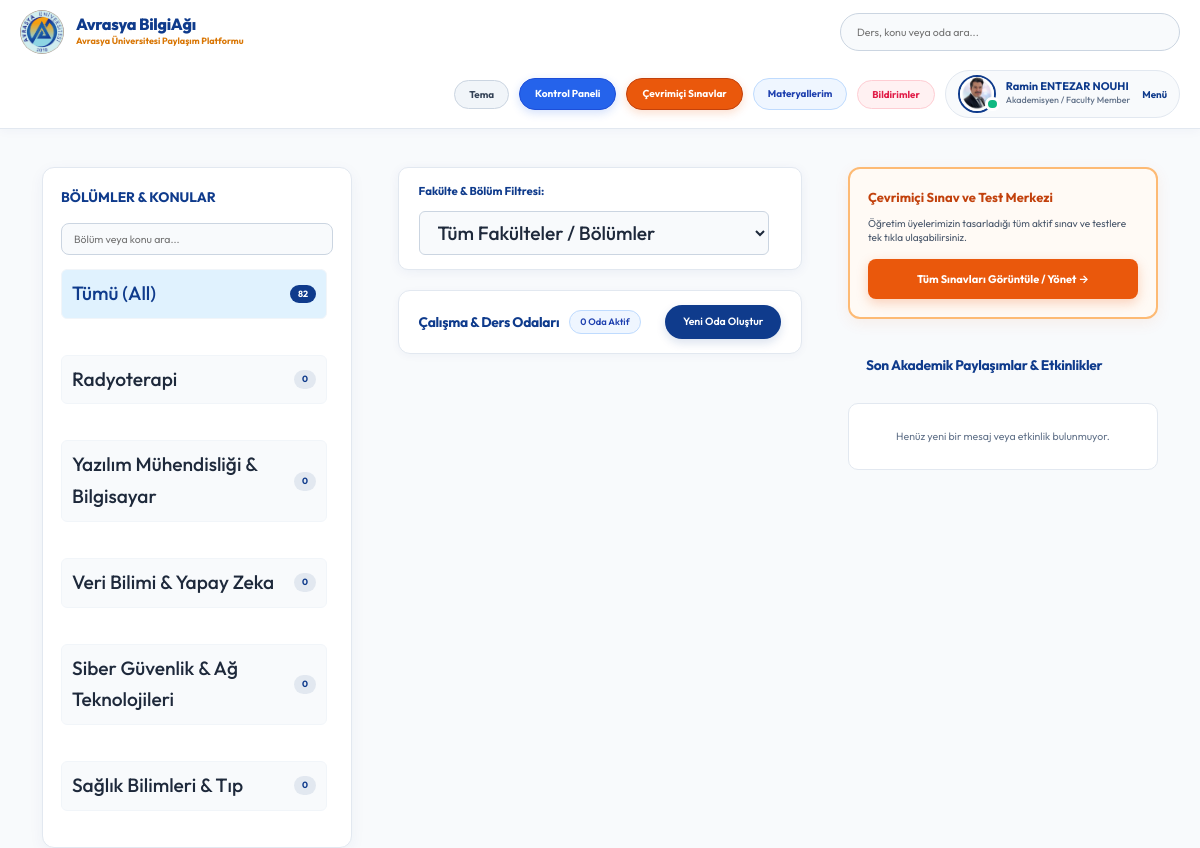
The page /?q=Radyoterapi (signed in) on the database its author committed.
### base/models.py (models this page shows, shortened)
class User(AbstractUser):
    name = models.CharField(max_length=200, null=True, verbose_name="Ad Soyad")
    email = models.EmailField(unique=True, null=True, verbose_name="E-Posta Adresi")
    bio = models.TextField(null=True, verbose_name="Hakkımda (Biyografi)")
    avatar = models.ImageField(null=True, default="avatar.svg", verbose_name="Profil Fotoğrafı (Avatar)")
    student_id = models.CharField(max_length=50, null=True, blank=True, verbose_name="Öğrenci / Sicil No")
    department = models.CharField(max_length=100, choices=DEPARTMENT_CHOICES, default='Genel / Diğer', verbose_name="Fakülte / Bölüm")
    role = models.CharField(max_length=20, choices=ROLE_CHOICES, default='student', verbose_name="Akademik Rol")
    github_link = models.URLField(max_length=255, null=True, blank=True, verbose_name="GitHub Profili")
    linkedin_link = models.URLField(max_length=255, null=True, blank=True, verbose_name="LinkedIn Profili")
    objects = CustomUserManager()
    USERNAME_FIELD = 'email'
    REQUIRED_FIELDS = ['username']
    @property
    def unread_notifications_count(self):
        return self.notifications.filter(is_read=False).count()
    @property
    def unread_notifications(self):
        return self.notifications.filter(is_read=False)

class Topic(models.Model):
    name = models.CharField(max_length=200)

### base/views.py (the view, shortened to what this page needs)
# urls.py: path('', views.home, name="home"),
@login_required(login_url='login')
def home(request):
    q = request.GET.get('q') if request.GET.get('q') != None else ''
    dept = request.GET.get('dept') if request.GET.get('dept') != None else ''
    rooms = Room.objects.filter(
        Q(topic__name__icontains=q) |
        Q(name__icontains=q) |
        Q(course_code__icontains=q) |
        Q(description__icontains=q) |
        Q(host__username__icontains=q) |
        Q(host__department__icontains=q)
    ).distinct()
    topics = Topic.objects.all()
    room_count = rooms.count()
    room_messages_query = Message.objects.filter(
        Q(room__topic__name__icontains=q))
    if request.user.role == 'student' and request.user.department:
        room_messages_query = room_messages_query.filter(room__in=rooms).distinct()
    room_messages = room_messages_query[0:5]
    context = {'rooms': rooms, 'topics': topics,
               'room_count': room_count, 'room_messages': room_messages,
               'departments': DEPARTMENT_CHOICES, 'selected_dept': dept}
    return render(request, 'base/home.html', context)

### base/templates/base/home.html (shortened to what this page needs)
{% extends 'main.html' %}
{% block content %}
<main class="layout {% if request.user.role == 'student' %}layout--2{% else %}layout--3{% endif %}">
  <div class="container">
    {% if request.user.role != 'student' %}
    {% include 'base/topics_component.html' %}
    {% endif %}
    <div class="roomList">
      {% if request.user.role != 'student' %}
      <div style="background: #ffffff; border: 1px solid #e2e8f0; box-shadow: 0 2px 12px rgba(15,59,140,0.06); padding: 14px 20px; border-radius: 10px; margin-bottom: 20px; display: flex; align-items: center; justify-content: space-between; flex-wrap: wrap; gap: 10px;">
          <span style="color: #0f3b8c; font-weight: 700; font-size: 0.95rem;">Fakülte & Bölüm Filtresi:</span>
          <form method="GET" action="{% url 'home' %}" style="display: flex; gap: 8px; align-items: center;">
              <select name="dept" onchange="this.form.submit()" style="background: #f8fafc; color: #1e293b; border: 1px solid #cbd5e1; padding: 8px 14px; border-radius: 6px; font-weight: 500;">
                  <option value="">Tüm Fakülteler / Bölümler</option>
              </select>
          </form>
      </div>
      {% endif %}
      <div class="roomList__header" style="display: flex; justify-content: space-between; align-items: center; flex-wrap: wrap; gap: 10px; background: #ffffff; border: 1px solid #e2e8f0; border-radius: 12px; padding: 14px 20px; margin-bottom: 16px; box-shadow: 0 2px 8px rgba(15, 59, 140, 0.04);">
        <div style="display: flex; align-items: center; gap: 10px; flex-wrap: wrap;">
          <h2 style="margin: 0; font-size: 1.15rem; font-weight: 700; color: #0f3b8c; letter-spacing: -0.3px; text-transform: none;">Çalışma & Ders Odaları</h2>
          <span style="background: #eff6ff; color: #1e40af; font-size: 0.78rem; font-weight: 600; padding: 3px 10px; border-radius: 20px; border: 1px solid #bfdbfe; white-space: nowrap;">{{room_count}} Oda Aktif</span>
        </div>
        {% if request.user.role == 'faculty' or request.user.role == 'teacher' or request.user.is_superuser %}
        <a class="btn btn--main" href="{% url 'create-room' %}" style="display: inline-flex; align-items: center; gap: 6px; padding: 8px 18px; font-size: 0.88rem; font-weight: 600; border-radius: 50px; white-space: nowrap; box-shadow: 0 4px 10px rgba(15, 59, 140, 0.15); text-decoration: none;">
          <span>Yeni Oda Oluştur</span>
        </a>
        {% endif %}
      </div>
    </div>
    {% include 'base/activity_component.html' %}
  </div>
</main>
{% endblock %}

### templates/navbar.html (shortened to what this page needs)
{% load static %}
<header class="header header--loggedIn" style="background: #ffffff; border-bottom: 1px solid #e2e8f0; padding: 10px 0; position: sticky; top: 0; z-index: 999; box-shadow: 0 2px 10px rgba(15, 59, 140, 0.04);">
    <div class="container" style="display: flex; justify-content: space-between; align-items: center; gap: 16px; flex-wrap: wrap; width: 100%; max-width: 1400px; margin: 0 auto; padding: 0 20px;">
        <a href="{% url 'home' %}" class="header__logo" style="display: flex; align-items: center; gap: 12px; text-decoration: none; flex-shrink: 0;">
            <img src="{% static 'images/avrasya_logo.png' %}" alt="Avrasya University Logo" style="width: 44px; height: 44px; object-fit: contain; background: transparent; border: none; border-radius: 50%; flex-shrink: 0;" />
            <div style="white-space: nowrap;">
                <h1 style="margin: 0; font-weight: 800; font-size: 1.35rem; color: #0f3b8c; letter-spacing: -0.3px; line-height: 1.2; white-space: nowrap !important;">Avrasya BilgiAğı</h1>
                <span style="font-size: 0.75rem; color: #d97706; font-weight: 700; display: block; white-space: nowrap !important;">Avrasya Üniversitesi Paylaşım Platformu</span>
            </div>
        </a>
        <form class="header__search" method="GET" action="{% url 'home' %}" style="flex: 1 1 220px; max-width: 340px; margin: 0;">
            <div style="background: #f8fafc; border: 1px solid #cbd5e1; border-radius: 50px; padding: 6px 16px; display: flex; align-items: center; gap: 10px; width: 100%; height: 38px;">
                <input name="q" placeholder="Ders, konu veya oda ara..." style="background: transparent; border: none; outline: none; width: 100%; font-size: 0.88rem; color: #1e293b; padding: 0;" />
            </div>
        </form>
        <nav class="header__menu" style="display: flex; align-items: center; gap: 10px; flex-shrink: 0; margin-left: auto;">
            <button id="themeToggleBtn" onclick="toggleTheme()" title="Gece / Gündüz Modu" style="background: #f1f5f9; border: 1px solid #cbd5e1; padding: 7px 14px; border-radius: 50px; display: flex; align-items: center; justify-content: center; cursor: pointer; font-size: 0.82rem; font-weight: 700; transition: all 0.2s ease; color: #334155; flex-shrink: 0;">
                Tema
            </button>
            {% if request.user.is_authenticated %}
            <a href="{% url 'dashboard' %}" style="display: inline-flex; align-items: center; gap: 6px; background: #2563eb; color: #ffffff; border: 1px solid #1d4ed8; padding: 7px 15px; border-radius: 50px; font-weight: 700; font-size: 0.84rem; text-decoration: none; white-space: nowrap; box-shadow: 0 3px 10px rgba(37, 99, 235, 0.2); flex-shrink: 0;">
                Kontrol Paneli
            </a>
            {% endif %}
            <a href="{% url 'quizzes' %}" style="display: inline-flex; align-items: center; gap: 6px; background: #ea580c; color: #ffffff; border: 1px solid #c2410c; padding: 7px 15px; border-radius: 50px; font-weight: 700; font-size: 0.84rem; text-decoration: none; white-space: nowrap; box-shadow: 0 3px 10px rgba(234, 88, 12, 0.2); flex-shrink: 0;">
                Çevrimiçi Sınavlar
            </a>
            {% if request.user.is_authenticated %}
            <a href="{% url 'saved-resources' %}" title="Kaydedilen Materyallerim" style="display: flex; align-items: center; justify-content: center; background: #eff6ff; border: 1px solid #bfdbfe; color: #1e40af; padding: 7px 14px; border-radius: 50px; text-decoration: none; font-size: 0.82rem; font-weight: 700; flex-shrink: 0;">
                Materyallerim
            </a>
            <div style="position: relative; flex-shrink: 0;">
                <button onclick="const m=document.getElementById('notifModal'); m.style.display = m.style.display === 'none' ? 'block' : 'none';" title="Bildirimler" style="background: #fff1f2; border: 1px solid #fecdd3; color: #e11d48; padding: 7px 14px; border-radius: 50px; cursor: pointer; font-size: 0.82rem; font-weight: 700; display: flex; align-items: center; gap: 6px; position: relative;">
                    Bildirimler
                </button>
            </div>
            <div class="header__user" style="display: flex; align-items: center; gap: 12px; background: #f8fafc; border: 1px solid #e2e8f0; padding: 4px 12px; border-radius: 50px; flex-shrink: 0;">
                <a href="{% url 'update-user' %}" style="display: flex; align-items: center; gap: 10px; text-decoration: none;">
                    <div class="avatar avatar--medium active">
                        <img src="{{request.user.avatar.url}}" style="width: 34px; height: 34px; border-radius: 50%; object-fit: cover;" />
                    </div>
                    <div>
                        <p style="margin: 0; font-weight: 700; color: #0f3b8c; line-height: 1.2; font-size: 0.92rem; white-space: nowrap;">{{request.user.name|default:request.user.username}}</p>
                        <span style="font-size: 0.74rem; color: #64748b; font-weight: 500; display: block; white-space: nowrap;">{{request.user.get_role_display}}</span>
                    </div>
                </a>
                <button class="dropdown-button" style="background: transparent; border: none; cursor: pointer; font-weight: 700; color: #0f3b8c; font-size: 0.82rem;">
                    Menü
                </button>
            </div>
            {% endif %}
        </nav>
    </div>
</header>

### base/templates/base/topics_component.html (shortened to what this page needs)
<div class="topics" style="background: #ffffff; border: 1px solid #e2e8f0; box-shadow: 0 4px 15px rgba(15, 59, 140, 0.05); border-radius: 12px; padding: 18px;">
    <div class="topics__header" style="margin-bottom: 12px;">
        <h2 style="color: #0f3b8c; font-weight: 700; font-size: 1.15rem;">BÖLÜMLER & KONULAR</h2>
    </div>
    <div style="margin-bottom: 14px;">
        <input type="text" id="topicSearchInput" onkeyup="filterTopicsList()" placeholder="Bölüm veya konu ara..."
               style="width: 100%; padding: 8px 12px; border: 1px solid #cbd5e1; border-radius: 8px; font-size: 0.88rem; background: #f8fafc; color: #1e293b; outline: none;">
    </div>
    <ul class="topics__list scroll" id="topicsListUl" style="max-height: 560px; overflow-y: auto; padding-right: 6px; list-style: none;">
        <li style="margin-bottom: 8px;">
            <a href="{% url 'home' %}" class="topic-pill active">
                <span>Tümü (All)</span>
                <span class="topic-count-badge">{{topics.count}}</span>
            </a>
        </li>
        {% for topic in topics %}
        <li class="topic-item" style="margin-bottom: 6px;">
            <a href="{% url 'home' %}?q={{topic.name}}" class="topic-pill">
                <span class="topic-name">{{topic.name}}</span>
                <span class="topic-count-badge">{{topic.room_set.all.count}}</span>
            </a>
        </li>
        {% endfor %}
    </ul>
</div>

### rows shown on the page
User: user.avatar (picture), user.name "Ramin ENTEZAR NOUHI", user.role "Akademisyen / Faculty Member"
Topic: name "Radyoterapi", room_set.all.count "0"
Topic: name "Yazılım Mühendisliği & Bilgisayar", room_set.all.count "0"
Topic: name "Veri Bilimi & Yapay Zeka", room_set.all.count "0"
Topic: name "Siber Güvenlik & Ağ Teknolojileri", room_set.all.count "0"
Topic: name "Sağlık Bilimleri & Tıp", room_set.all.count "0"

### other values the page prints
{{ topics.count }} "82"
{{ room_count }} "0"
